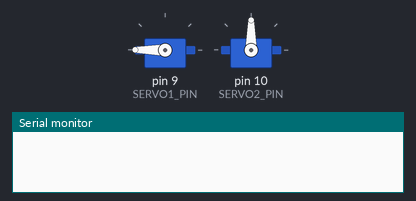
Bench run of a sketch on a simulated Arduino Uno, built with avr-gcc and run on an emulated ATmega328P. On the bench: 2 × servo, the last lines printed to the serial monitor.

Above: at 0.1 s.
At 6.2 s:
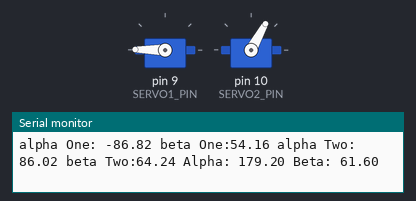
At 13.4 s:
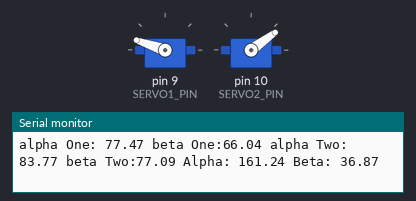
At 35.1 s:
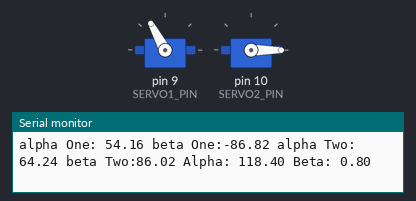
Timing chart, 0 to 36.6 s (numbered marks = the images above):
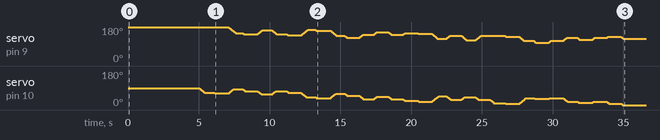

The sketch:

Draw_Make_Logo_w_ServoEasing.ino
```cpp
// (licence header left out)
#include "ServoEasing.hpp"
ServoEasing Servo1;
ServoEasing Servo2;
#define SERVO1_PIN 9
#define SERVO2_PIN 10
double x = -10.0;
double y = 85.0;
double linkOne = 50.0;
double linkTwo = 100.0;
double alphaOne;
double alphaTwo;
double alphaFinal;
double betaOne;
double betaTwo;
double betaFinal;
double c;
double d = 60.0;
double e;


void setup() {
  Serial.begin(9600);
  Servo1.attach(SERVO1_PIN); // Attach Servo1 to pin 9
  Servo2.attach(SERVO2_PIN); // Attach Servo2 to pin 10
  Servo1.write(180); // Start Servo1 at 90 degrees
  Servo2.write(90); // Start Servo2 at 90 degrees
  setSpeedForAllServos(10); // 30 degrees per second
}


void loop()
{
  // Define the points needed to draw the "Make:" logo
  double points[30][2] = {
    {-10,90},
    {-5,90},
    {-5,120},
    {5,120},
    {5,100},
    {5,120},
    {15,120},
    {15,90},
    {20,90},
    {20,120},
    {35,120},
    {35,100},
    {20,100},
    {35,100},
    {35,90},
    {40,90},
    {40,120},
    {40,100},
    {50,120},
    {40,100},
    {50,90},
    {55,90},
    {55,120},
    {65,120},
    {55,120},
    {55,100},
    {65,100},
    {55,100},
    {55,90},
    {65,90}
  };


  // Move through each corner of the square
  delay(5000);
  for (int i = 0; i < 30; i++) {
    x = points[i][0];
    y = points[i][1];

    c = sqrt((x * x) + (y * y));
    e = sqrt(((d - x) * (d - x)) + (y * y));
    alphaOne = atan(y / x) * (180 / PI);
    alphaTwo = acos(((linkTwo * linkTwo) - (c * c) - (linkOne * linkOne))
                   / (-2 * linkOne * c)) * (180 / PI);


    betaOne = atan(y / (d - x)) * (180 / PI);
    betaTwo = acos(((linkTwo * linkTwo) - (e * e) - (linkOne * linkOne))
                  / (-2 * linkOne * e)) * (180 / PI);
    if (x < 0) {
      alphaFinal = 180 + ((alphaOne) + (alphaTwo));
      betaFinal = 180 - ((betaOne) + (betaTwo));
    }
    else if (x > d) {
      alphaFinal = ((alphaOne) + (alphaTwo));
      betaFinal = -1 * ((betaOne) + (betaTwo));
    }
    else {
      alphaFinal = ((alphaOne) + (alphaTwo));
      betaFinal = 180 - ((betaOne) + (betaTwo));
    }

    Serial.print("alpha One: ");
    Serial.print(alphaOne);
    Serial.print(" beta One:");
    Serial.print(betaOne);
    Serial.print(" alpha Two: ");
    Serial.print(alphaTwo);
    Serial.print(" beta Two:");
    Serial.print(betaTwo);
    Serial.print(" Alpha: ");
    Serial.print(alphaFinal);
    Serial.print(" Beta: ");
    Serial.println(betaFinal);

    Servo1.setEaseTo((int)alphaFinal);
    Servo2.setEaseTo((int)betaFinal);
    synchronizeAllServosStartAndWaitForAllServosToStop();

    //delay(1000); // Adjust the delay as needed for smooth motion between points
  }
}
```
